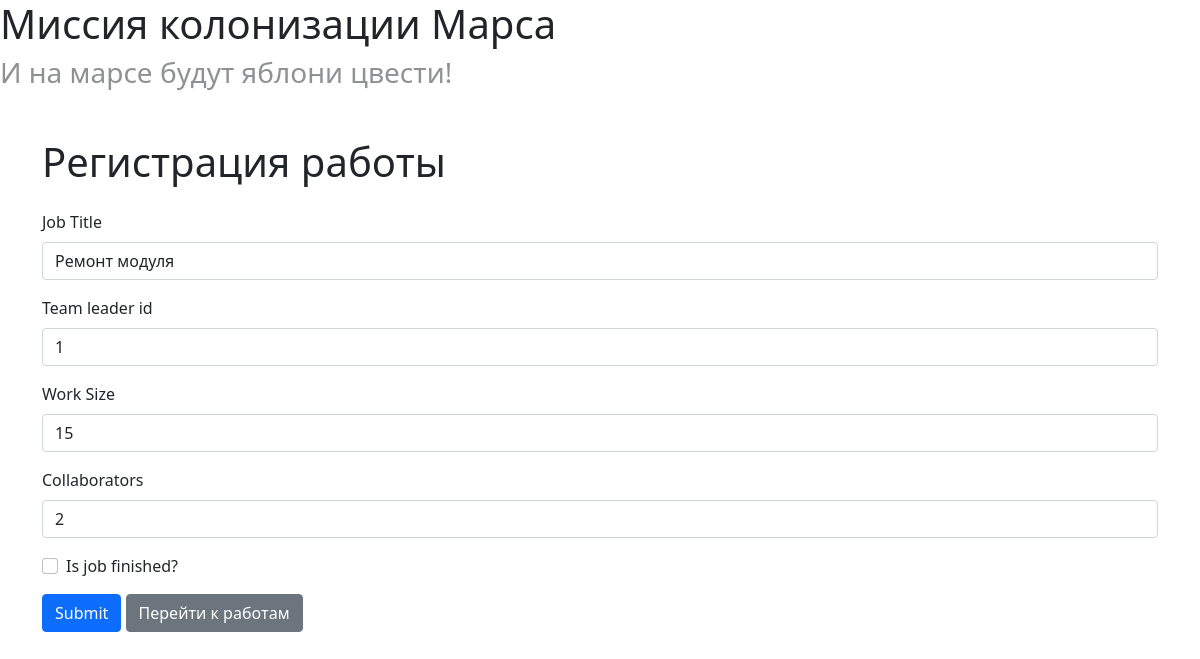
Screenshot of /edit_job/1 (signed in) with the database file from the repository.
### data/jobs.py (models this page shows)
class Jobs(SqlAlchemyBase):
    __tablename__ = 'jobs'
    num = datetime.datetime.now
    id = sqlalchemy.Column(sqlalchemy.Integer, primary_key=True, autoincrement=True)
    team_leader = sqlalchemy.Column(sqlalchemy.Integer, sqlalchemy.ForeignKey("users.id"))
    job = sqlalchemy.Column(sqlalchemy.String)
    work_size = sqlalchemy.Column(sqlalchemy.Integer)
    collaborators = sqlalchemy.Column(sqlalchemy.String)
    start_date = sqlalchemy.Column(sqlalchemy.DateTime, default=datetime.datetime.now)
    end_date = sqlalchemy.Column(sqlalchemy.DateTime, default=num)
    is_finished = sqlalchemy.Column(sqlalchemy.Boolean, default=False)
    user = orm.relationship('User')
    categories = orm.relationship("Category", secondary="association", backref="jobs")

### main.py (the view, shortened to what this page needs)
@app.route('/edit_job/<int:id>', methods=['GET', 'POST'])
@login_required
def edit_job(id):
    print(id)
    form = AddJobForm()
    db_sess = db_session.create_session()
    job = db_sess.query(Jobs).filter(Jobs.id == id).first()
    if not job:
        abort(404)
    if current_user.id != 1 and job.team_leader != current_user.id:
        abort(403)
    if request.method == "GET":
        form.job.data = job.job
        form.team_leader.data = job.team_leader
        form.work_size.data = job.work_size
        form.collaborators.data = job.collaborators
        form.is_finished.data = job.is_finished
    return render_template('register_for_the_job.html', title='Редактирование работы', form=form)

### forms/job.py
class AddJobForm(FlaskForm):
    job = StringField('Job Title', validators=[DataRequired()])
    team_leader = IntegerField('Team leader id', validators=[DataRequired()])
    work_size = StringField('Work Size', validators=[DataRequired()])
    collaborators = StringField('Collaborators', validators=[DataRequired()])
    is_finished = BooleanField('Is job finished?')
    submit = SubmitField('Submit')

### data/db_session.py (called while the page is built)
def create_session() -> Session:
    global __factory
    return __factory()

### main.py (called while the page is built)
@login_manager.user_loader
def load_user(user_id):
    db_sess = db_session.create_session()
    return db_sess.query(User).get(user_id)

### templates/register_for_the_job.html (shortened to what this page needs)
{% extends "base.html" %}
{% block content %}
<div class="container mt-5">
    <h1>Регистрация работы</h1>
    <form action="" method="post" class="mt-4">
        <div class="mb-3">
            {{ form.job.label(class="form-label") }}
            {{ form.job(class="form-control") }}
        </div>
        <div class="mb-3">
            {{ form.team_leader.label(class="form-label") }}
            {{ form.team_leader(class="form-control", type="number", min="1") }}
        </div>
        <div class="mb-3">
            {{ form.work_size.label(class="form-label") }}
            {{ form.work_size(class="form-control") }}
        </div>
        <div class="mb-3">
            {{ form.collaborators.label(class="form-label") }}
            {{ form.collaborators(class="form-control") }}
        </div>
        <div class="mb-3 form-check">
            {{ form.is_finished(class="form-check-input") }}
            {{ form.is_finished.label(class="form-check-label") }}
        </div>
        <div class="mb-3">
            {{ form.submit(class="btn btn-primary") }}
            <a href="\info" class="btn btn-secondary">Перейти к работам</a>
        </div>
    </form>
</div>
{% endblock %}

### rows the page displays
Jobs: job "Ремонт модуля", team_leader "1", work_size "15", collaborators "2"
